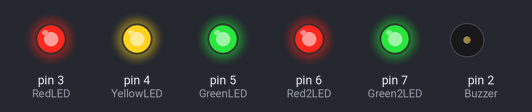
The sketch below on a simulated Arduino Uno, built with avr-gcc and run on an emulated ATmega328P. Shown: output pins drawn as LEDs (lit = HIGH), buzzer (waves = sounding).

Above: at 0.3 s.
At 4.4 s:
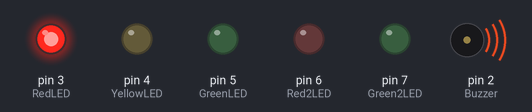
At 7.5 s:
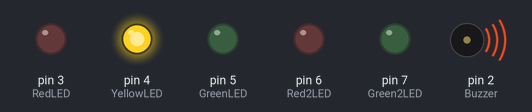
At 11.5 s:
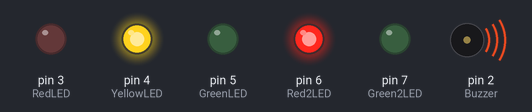
At 14.0 s:
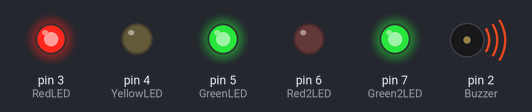
At 17.0 s:
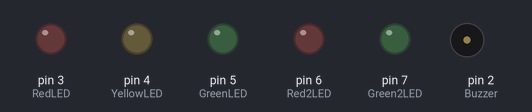
Timing chart, 0 to 18.5 s (numbered marks = the images above):
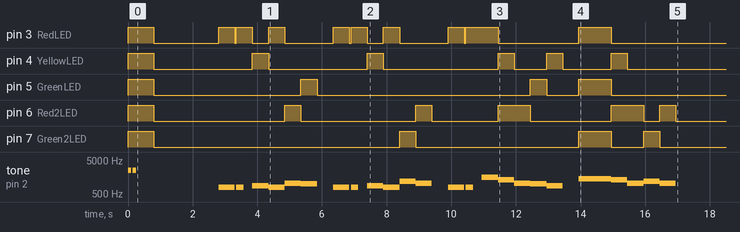

The sketch:

Happy_Birthday.ino
```cpp
void setup() {
  // put your setup code here, to run once:

pinMode(2, OUTPUT);
pinMode(3, OUTPUT);
pinMode(4, OUTPUT);
pinMode(5, OUTPUT);
pinMode(6, OUTPUT);
pinMode(7, OUTPUT);

//for the buzzer
#define Buzzer 2

//for note indicators
#define RedLED 3
#define YellowLED 4
#define GreenLED 5
#define Red2LED 6
#define Green2LED 7


//test that everything is working - quickly turn all LEDs on and off and beep twice
blinky();

delay(1000);

g();
delay(50);
shortg();
a();
g();
c();
b();

delay(500);

g();
delay(50);
shortg();
a();
g();
d();
c();

delay(500);

g();
delay(50);
shortg();
highg();
e();
c();
b();
a();

delay(500);

f();
f();
e();
c();
d();
c();

}
void loop() {
  //This is the main code, and will be repeated forever

}


//below are subroutines


//this is the setup, to make sure everything is working
void blinky() {
set();
  delay (500);
reset();
  delay (1000);
}

//turns all the LEDs off
void reset(){
  digitalWrite(RedLED,LOW);
  digitalWrite(YellowLED,LOW);
  digitalWrite(GreenLED,LOW);
  digitalWrite(Green2LED,LOW);
  digitalWrite(Red2LED,LOW);
}

//turns all the LEDs on and beeps the buzzer twice
void set(){
  digitalWrite(RedLED,HIGH);
  digitalWrite(YellowLED, HIGH);
  digitalWrite(GreenLED,HIGH);
  digitalWrite(Red2LED,HIGH);
  digitalWrite(Green2LED,HIGH);

  beep250();
  beep250();
}


//this makes the buzzer beep - it takes 250ms to complete
void beep250(){
  tone(Buzzer,2500,100);
  delay (150);
}

void shortg(){
  tone(Buzzer,780,225);
  digitalWrite(RedLED,HIGH);
  delay(500);
  digitalWrite(RedLED,LOW);
}
void g(){
  tone(Buzzer,780,500);
  digitalWrite(RedLED,HIGH);
  delay(500);
  digitalWrite(RedLED,LOW);
}

void a(){
  tone(Buzzer,860,500);
  digitalWrite(YellowLED,HIGH);
  delay(500);
  digitalWrite(YellowLED,LOW);
}

void b(){
  tone(Buzzer,987,500);
  digitalWrite(GreenLED,HIGH);
  delay(500);
  digitalWrite(GreenLED,LOW);
}

void c(){
  tone(Buzzer,1047,500);
  digitalWrite(Red2LED,HIGH);
  delay(500);
  digitalWrite(Red2LED,LOW);
}

void d(){
  tone(Buzzer,1175,500);
  digitalWrite(Green2LED,HIGH);
  delay(500);
  digitalWrite(Green2LED,LOW);
}

void e(){
  tone(Buzzer,1319,500);
  digitalWrite(YellowLED,HIGH);
  digitalWrite(Red2LED,HIGH);
  delay(500);
  digitalWrite(YellowLED,LOW);
  digitalWrite(Red2LED,LOW);
}

void f(){
  tone(Buzzer,1397,500);
  digitalWrite(Green2LED,HIGH);
  digitalWrite(GreenLED,HIGH);
  digitalWrite(RedLED,HIGH);
  delay(500);
    digitalWrite(Green2LED,LOW);
  digitalWrite(GreenLED,LOW);
  digitalWrite(RedLED,LOW);
}

void highg(){
  tone(Buzzer,1568,500);
  digitalWrite(RedLED,HIGH);
  delay(500);
  digitalWrite(RedLED,LOW);
}
```
